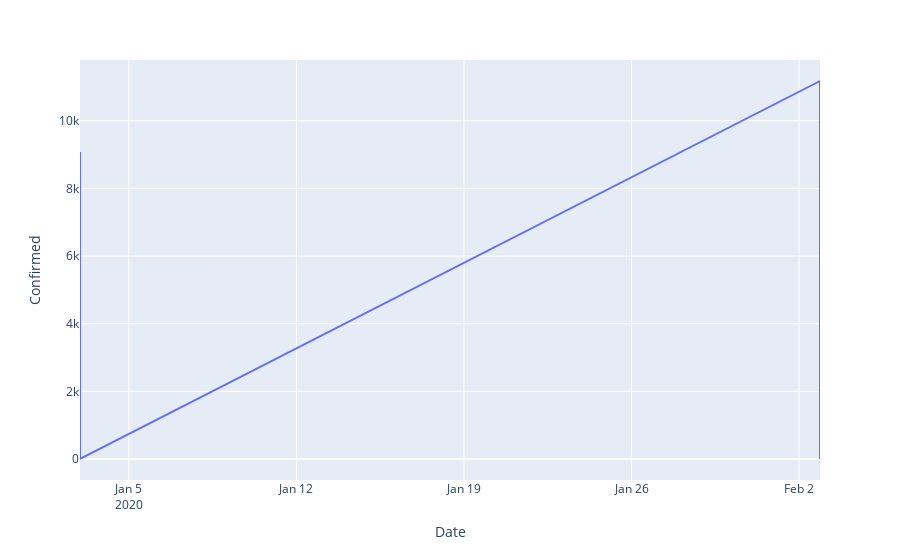

Here is the notebook cell this chart was saved with:
### Markdown cell above
## Time Series Analysis

It is important to understand correlation of time and cases reported.

### Code cell
# Using plotly.express
import plotly.express as px

import pandas as pd
#df = pd.read_csv('https://raw.githubusercontent.com/plotly/datasets/master/finance-charts-apple.csv')

fig = px.line(coronaVirus_df, x='Date', y='Confirmed')
fig.show()

### Figure 1 — Plotly figure (JSON) as saved in the notebook; plotly's stock layout.template omitted (floating-point values rounded to 4 significant figures; data arrays with more than 128 entries replaced by an {"elided": "..."} marker saying what was removed)
{"data": [{"hoverlabel": {"namelength": 0}, "hovertemplate": "Date=%{x}<br>Confirmed=%{y}", "legendgroup": "", "line": {"color": "#636efa", "dash": "solid"}, "mode": "lines", "name": "", "showlegend": false, "type": "scatter", "x": {"elided": "631 str values"}, "xaxis": "x", "y": {"elided": "631 int values"}, "yaxis": "y"}], "layout": {"legend": {"tracegroupgap": 0}, "margin": {"t": 60}, "xaxis": {"anchor": "y", "domain": [0, 1], "title": {"text": "Date"}}, "yaxis": {"anchor": "x", "domain": [0, 1], "title": {"text": "Confirmed"}}}}
